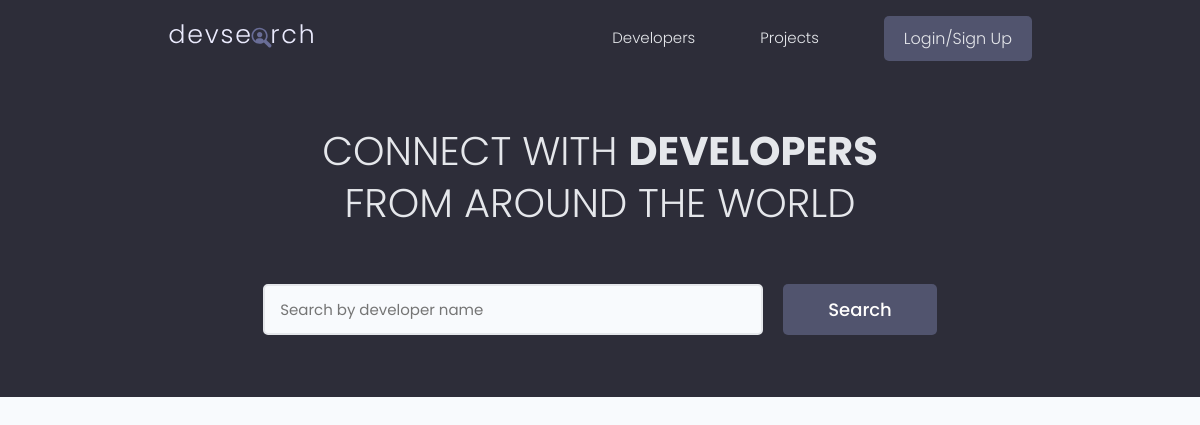
/, run on an earlier commit of the app's database.
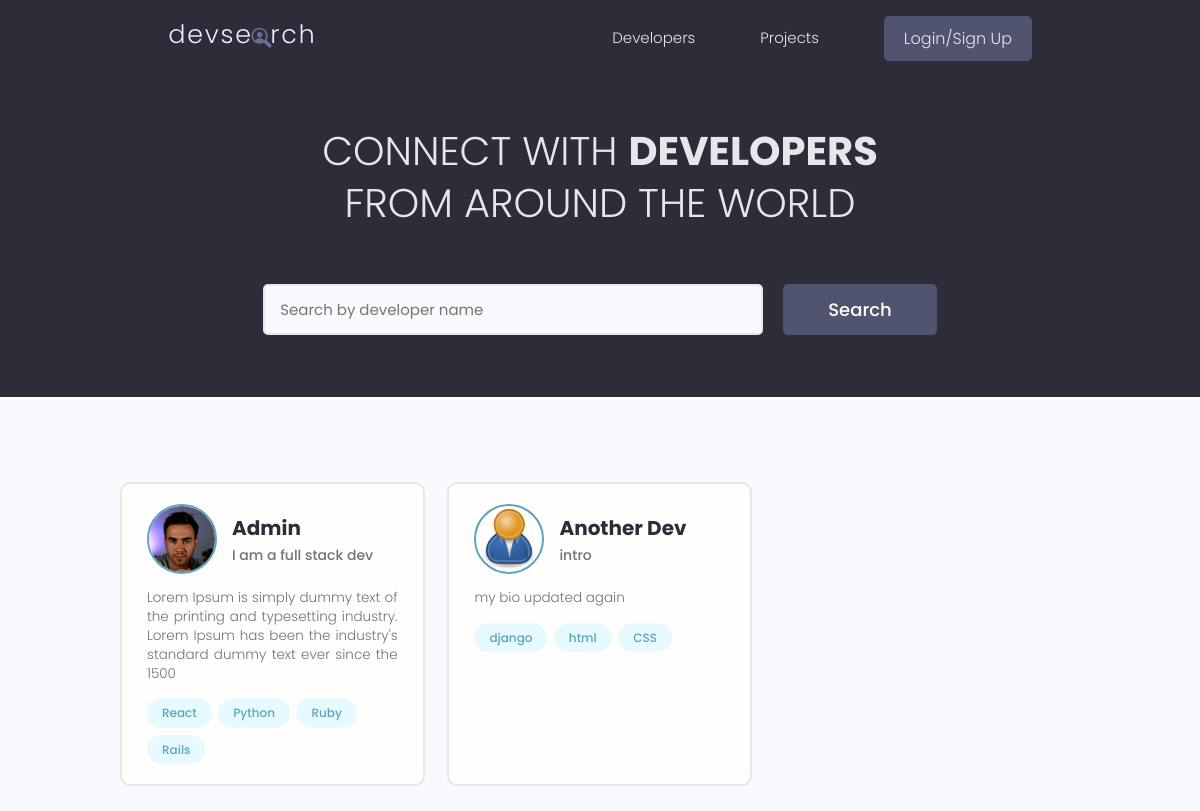
And on a later commit of the database.
### users/models.py (models this page shows, shortened)
class Profile(models.Model):
    user = models.OneToOneField(User, on_delete=models.CASCADE, null=True, blank=True)
    username = models.CharField(max_length=200, blank=True, null=True)
    location = models.CharField(max_length=200, blank=True, null=True)
    name = models.CharField(max_length=200, blank=True, null=True)
    email = models.EmailField(max_length=500, blank=True, null=True)
    short_intro = models.CharField(max_length=200, blank=True, null=True)
    bio = models.TextField(blank=True, null=True)
    profile_image = models.ImageField(null=True, blank=True, upload_to='profiles/', default='profiles/user-default.png')
    social_github = models.CharField(max_length=200, blank=True, null=True)
    social_twitter = models.CharField(max_length=200, blank=True, null=True)
    social_linkedin = models.CharField(max_length=200, blank=True, null=True)
    social_youtube = models.CharField(max_length=200, blank=True, null=True)
    social_website = models.CharField(max_length=200, blank=True, null=True)
    created = models.DateTimeField(auto_now_add=True)
    id = models.UUIDField(default=uuid.uuid4, unique=True, primary_key=True, editable=False)

class Skill(models.Model):
    owner = models.ForeignKey(Profile, on_delete=models.CASCADE, null=True, blank=True)
    name = models.CharField(max_length=200, blank=True, null=True)
    description = models.TextField(blank=True, null=True)
    created = models.DateTimeField(auto_now_add=True)
    id = models.UUIDField(default=uuid.uuid4, unique=True, primary_key=True, editable=False)
    def __str__(self):
        return str(self.name)

### users/views.py (the view)
# urls.py: path('', views.profiles, name='profiles'),
def profiles(request):
    profiles_obj, search_query = search_profiles(request)
    custom_range, profiles_obj = paginate_util.paginate(request, profiles_obj, 6)
    context = {
        'profiles': profiles_obj,
        'search_query': search_query,
        'custom_range': custom_range
    }
    return render(request, 'users/profiles.html', context)

### users/utils.py (called while the page is built)
def search_profiles(request):
    search_query = ''
    if request.GET.get('search_query'):
        search_query = request.GET.get('search_query')
    skills = Skill.objects.filter(name__icontains=search_query)
    profiles = Profile.objects.distinct().filter(
        Q(name__icontains=search_query) |
        Q(short_intro__icontains=search_query) |
        Q(skill__in=skills)
    )
    return profiles, search_query

### utils/paginate_util.py (called while the page is built)
def paginate(request, objects, results):
    page = request.GET.get('page') or 1
    page = int(page)
    paginator = Paginator(objects, results)
    try:
        objects = paginator.page(page)
    except EmptyPage:
        page = paginator.num_pages
        objects = paginator.page(page)
    left_index = (page - 4)
    if left_index < 1:
        left_index = 1
    right_index = page + 5
    if right_index > paginator.num_pages:
        right_index = paginator.num_pages + 1
    custom_range = range(left_index, right_index)
    return custom_range, objects

### users/templates/users/profiles.html (shortened to what this page needs)
{% extends 'main.html' %}
{% block content %}
<main class="home">
    <section class="hero-section text-center">
        <div class="container container--narrow">
            <div class="hero-section__box">
                <h2>CONNECT WITH <span>DEVELOPERS</span></h2>
                <h2>FROM AROUND THE WORLD</h2>
            </div>
            <div class="hero-section__search">
                <form class="form" action="" method="get" id="search-form">
                    <div class="form__field">
                        <input class="input input--text" id="formInput#search" type="text" name="search_query"
                               placeholder="Search by developer name" value="{{ search_query }}"/>
                    </div>
                    <input class="btn btn--sub btn--lg" type="submit" value="Search"/>
                </form>
            </div>
        </div>
    </section>
    <section class="devlist">
        <div class="container">
            <div class="grid grid--three">
                {% for profile in profiles %}
                <div class="column card">
                    <div class="dev">
                        <a href="{% url 'user-profile' profile.id %}" class="card__body">
                            <div class="dev__profile">
                                <img class="avatar avatar--md" src="{{ profile.profile_image.url }}"
                                     alt="image"/>
                                <div class="dev__meta">
                                    <h3>{{ profile.name }}</h3>
                                    <h5>{{ profile.short_intro|slice:"60" }}</h5>
                                </div>
                            </div>
                            <p class="dev__info">
                                {{ profile.bio|slice:"150" }}
                            </p>
                            <div class="dev__skills">
                                {% for skill in profile.skill_set.all|slice:'4' %}
                                <span class="tag tag--pill tag--main">
                                    <small>{{ skill }}</small>
                                </span>
                                {% endfor %}
                            </div>
                        </a>
                    </div>
                </div>
                {% endfor %}
            </div>
        </div>
    </section>
</main>
{% endblock content %}

### templates/main.html (shortened to what this page needs)
<!DOCTYPE html>
{% load static %}
<html lang="en">
<head>
    <link rel="stylesheet" href="https://cdn.iconmonstr.com/1.3.0/css/iconmonstr-iconic-font.min.css"/>
    <link rel="stylesheet" href="{% static 'uikit/styles/uikit.css' %}"/>
    <link rel="stylesheet" href="{% static 'styles/app.css' %}"/>
</head>
<body>
{% include 'navbar.html' %}
{% block content %}
{% endblock content %}
</body>
</html>

### templates/navbar.html (shortened to what this page needs)
{% load static %}
<header class="header">
    <div class="container container--narrow">
        <a href="{% url 'profiles' %}" class="header__logo">
            <img src="{% static 'images/logo.svg' %}" alt="DevSearch Logo"/>
        </a>
        <nav class="header__nav">
            <ul class="header__menu">
                <li class="header__menuItem"><a href="{% url 'profiles' %}">Developers</a></li>
                <li class="header__menuItem"><a href="{% url 'projects' %}">Projects</a></li>
                {% if request.user.is_authenticated %}
                <li class="header__menuItem"><a href="{% url 'inbox' %}">Inbox</a></li>
                <li class="header__menuItem"><a href="{% url 'account' %}">Account</a></li>
                <li class="header__menuItem"><a href="{% url 'logout' %}" class="btn btn--sub">Logout</a></li>
                {% else %}
                <li class="header__menuItem"><a href="{% url 'login' %}" class="btn btn--sub">Login/Sign Up</a></li>
                {% endif %}
            </ul>
        </nav>
    </div>
</header>

### templates/pagination.html (shortened to what this page needs)
{% if queryset.has_other_pages %}
{% load static %}
{% endif %}

### static/styles/app.css (style rules this page uses)
:root { --color-sub: #2d2d39; }
.btn--sub { background-color: var(--color-sub-light); }
.card { border: 2px solid var(--color-light); }
img { width: 100%; }
.header { position: sticky; z-index: 111; background-color: var(--color-sub); padding: 1.5rem 0; }
.header > .container { display: flex; justify-content: space-between; align-items: center; }
.header__logo > img { height: 3.8rem; }
.header__nav > ul { display: inline-flex; align-items: center; list-style: none; gap: 6.5rem; }
.header__menuItem > a { color: var(--color-light); font-weight: 300; }
.hero-section { height: 40vh; display: flex; align-items: center; background-color: var(--color-sub); }
.hero-section__box { margin-bottom: 4rem; }
.hero-section__box > h2, .hero-section__box > h2 > span { font-size: 4rem; color: var(--color-light); line-height: 1.3; text-transform: uppercase; }
.hero-section__box > h2 { font-weight: 300; }
.hero-section__box > h2 > span { font-weight: 700; }
.hero-section__search > .form { display: flex; align-items: center; justify-content: center; gap: 2rem; }
.hero-section__search > .form input.input--text { width: 50rem; }
.devlist { margin-top: 8rem; }
.devlist .grid { align-items: stretch; }
.devlist .dev .dev__profile { display: flex; align-items: center; gap: 1.5rem; }
.devlist .dev .dev__meta h3 { color: var(--color-sub); font-size: 2rem; font-weight: 700; }
.devlist .dev .dev__meta h5 { color: var(--color-text); font-size: 1.4rem; font-weight: 500; }
.devlist .dev .dev__info { margin: 1.5rem 0; font-size: 1.35rem; line-height: 1.4; text-align: justify; }

### static/uikit/styles/modules/_variables.css (style rules this page uses)
:root { --color-main: #5aa5b9; --color-main-light: #e6faff; --color-sub: #3f4156; --color-sub-light: #51546e; --color-sub-lighter: #ededfd; --color-text: #737373; --color-gray: #8b8b8b; --color-light: #e5e7eb; --color-light-gray: #767676; --color-bg: #f8fafd; --color-white: #fffefd; --color-white-light: #f3f3f3; --color-success: #359e64; --color-success-bg: #def8e8; --color-error: #fc4b0b; --color-error-bg: #fff2ee; --font-base: 'Poppins', arial, helvetica, 'Segoe UI', roboto, ubuntu, sans-serif; --font-monospace: 'Fira Code', 'Courier New', courier, monospace; --font-regular: 300; --font-medium: 500; --font-bold: 700; --generic-shadow: 1px 1px 5px #00000010; --generic-transition: all 0.3s ease-in-out; }

### static/uikit/styles/modules/_base.css (style rules this page uses)
* { margin: 0; padding: 0; box-sizing: border-box; text-rendering: optimizeLegibility; color: inherit; font-size: inherit; }
html { font-size: 50%; }
@media only screen and (min-width: 480px) { html { font-size: 56.25%; } }
@media only screen and (min-width: 1200px) { html { font-size: 62.5%; } }
body { line-height: 1.6; font-weight: 400; font-size: 1.5rem; color: var(--color-text); background-color: var(--color-bg); min-height: 100vh; }

### static/uikit/styles/modules/_typography.css (style rules this page uses)
* { font-family: var(--font-base); }
h2 { font-size: 3.6rem; font-weight: var(--font-bold); }
h3 { font-size: 3.2rem; font-weight: var(--font-medium); }
h5 { font-size: 2.4rem; font-weight: var(--font-medium); }
h5, h6 { font-weight: var(--font-regular); }
p, span, strong { font-size: 1.6rem; color: var(--color-text); font-weight: var(--font-regular); }
a { padding-bottom: 2px; text-decoration: none; display: inline-block; color: var(--color-main); font-weight: var(--font-medium); }

### static/uikit/styles/modules/_utilities.css (style rules this page uses)
.container { width: 92%; max-width: 165rem; margin: 0 auto; box-sizing: border-box; }
.container--narrow { width: 92%; max-width: 120rem; }
@media screen and (min-width: 1000px) { .container { width: 90%; } }
@media screen and (min-width: 1000px) { .container--narrow { width: 85%; } }
@media screen and (min-width: 1200px) { .container { width: 80%; } }
@media screen and (min-width: 1200px) { .container--narrow { width: 72%; } }
.text-center { text-align: center; }

### static/uikit/styles/modules/_avatar.css (style rules this page uses)
.avatar { border-radius: 50%; border: 2px solid var(--color-main); object-fit: cover; }
.avatar--md { height: 7rem; width: 7rem; }

### static/uikit/styles/modules/_button.css (style rules this page uses)
.btn { display: inline-block; position: relative; cursor: pointer; background-color: var(--color-light); font-weight: var(--font-medium); color: var(--color-sub); text-decoration: none; padding: 1rem 2rem; border-radius: 0.5rem; border: none; width: -webkit-fit-content; width: -moz-fit-content; width: fit-content; height: -webkit-fit-content; height: -moz-fit-content; height: fit-content; font-size: 1.6rem; outline-width: 0; outline-color: transparent; -webkit-backface-visibility: hidden; backface-visibility: hidden; transition: all 0.3s ease-in-out; }
.btn--sub { background-color: var(--color-sub); color: var(--color-white); }
.btn--lg { font-size: 1.8rem; padding: 1.2rem 4.5rem; }

What changed in the data, as far as the page shows it:
added Profile: profile_image (picture), name "Admin", short_intro "I am a full stack dev", bio "Lorem Ipsum is simply dummy text of the printing and typesetting industry. Lorem Ipsum has been the industry's standard dummy text ever since the 1500"
added Skill: name "React", shown under "Admin"
added Skill: name "Python", shown under "Admin"
added Skill: name "Ruby", shown under "Admin"
added Skill: name "Rails", shown under "Admin"
added Profile: profile_image (placeholder picture), name "Another Dev", short_intro "intro", bio "my bio updated again"
added Skill: name "django", shown under "Another Dev"
added Skill: name "html", shown under "Another Dev"
added Skill: name "CSS", shown under "Another Dev"
